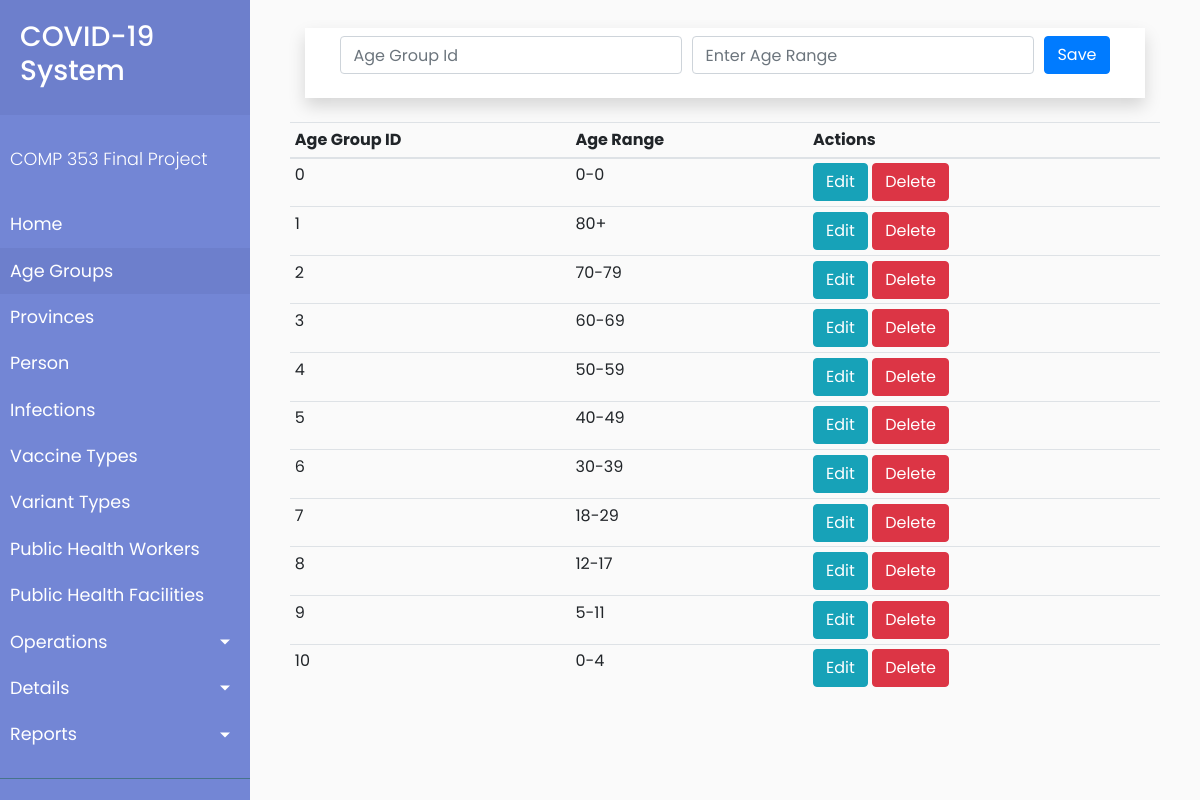
/client/ageGroup.php, run on the app's committed database.
### tables this page shows
CREATE TABLE AgeGroup (
  ageGroupID INT,
  ageRange VARCHAR(20),
  PRIMARY KEY (ageGroupID)
);

### client/processAgeGroup.php (called while the page is built, shortened)
<?php
$ageGroupID = '';
$ageRange = '';
$update = false;

### client/ageGroup.php (the view, shortened to what this page needs)
<?php
    $currentPage = 'Age Group';
    include('common/header.php');
?>
        <div id="content">
            <?php require_once 'processAgeGroup.php'; ?>
            <div class="container">
                <div class="container mt-2 mb-4 p-2 shadow bg-white">
                    <div class="row justify-content-center">
                        <form action="processAgeGroup.php" method="POST">
                            <div class="form-row justify-center">
                                <div class="col-auto form-group">
                                    <input type="number" name="ageGroupID" class="form-control" value="<?php echo $ageGroupID; ?>" placeholder="Age Group Id">
                                </div>
                                <div class="col-auto form-group">
                                    <input type="text" name="ageRange" class="form-control" value="<?php echo $ageRange; ?>" placeholder="Enter Age Range">
                                </div>
                                <div class="col-auto form-group">
                                    <?php
                                    if ($update == true) :
                                    ?>
                                        <button type="submit" name="update" class="btn btn-info">Update</button>
                                    <?php else : ?>
                                        <button type="submit" name="save" class="btn btn-primary">Save</button>
                                    <?php endif; ?>
                                </div>
                        </form>
                    </div>
                </div>
            </div>
            <?php
            $mysqli = new mysqli('c353.c9ohujn2mpyl.us-east-1.rds.amazonaws.com', 'admin', 'hello123', 'PROJECT') or die(mysqli_error($mysqli));
            $result = $mysqli->query("SELECT * FROM AgeGroup") or die($mysqli->error);
            ?>
            <div class="row justify-content-center">
                <table class="table table-sm">
                    <thead>
                        <tr>
                            <th>Age Group ID</th>
                            <th>Age Range</th>
                            <th colspan=2>Actions</th>
                        </tr>
                    </thead>
                    <?php
                    while ($row = $result->fetch_assoc()) : ?>
                        <tr>
                            <td><?php echo $row['ageGroupID']; ?></td>
                            <td><?php echo $row['ageRange']; ?></td>
                            <td>
                                <a href="ageGroup.php?edit=<?php echo $row['ageGroupID']; ?>" class="btn btn-info"> Edit </a>
                                <a href="processAgeGroup.php?delete=<?php echo $row['ageGroupID']; ?>" class="btn btn-danger"> Delete </a>
                            </td>
                        </tr>
                    <?php endwhile; ?>
                </table>
            </div>
            </div>
        </div>
<?php
    include('common/footer.php');
?>

### client/common/header.php (shortened to what this page needs)
<!doctype html>
<html lang="en">
<head>
    <link rel="stylesheet" href="https://stackpath.bootstrapcdn.com/bootstrap/4.4.1/css/bootstrap.min.css">
    <link rel="stylesheet" href="index.css">
     <link rel="stylesheet" href="https://cdnjs.cloudflare.com/ajax/libs/malihu-custom-scrollbar-plugin/3.1.5/jquery.mCustomScrollbar.min.css">
</head>
<body>
    <div class="wrapper">
        <nav id="sidebar">
            <div class="sidebar-header">
                <h3> COVID-19 System</h3>
            </div>
            <ul class="list-unstyled components">
                <p>COMP 353 Final Project</p>
                <li class="<?php echo $currentPage == 'Home' ? 'active': ''?>">
                    <a href="index.php">Home</a>
                </li>
                <li class="<?php echo $currentPage == 'Age Group' ? 'active': ''?>">
                    <a href="ageGroup.php">Age Groups</a>
                </li>
                <li class="<?php echo $currentPage == 'Provinces' ? 'active': ''?>">
                    <a href="provinces.php">Provinces</a>
                </li>
                <li class="<?php echo $currentPage == 'Person' ? 'active': ''?>">
                    <a href="person.php">Person</a>
                </li>
                <li>
                    <a href="#">Infections</a>
                </li>
                <li>
                    <a href="#">Vaccine Types</a>
                </li>
                <li>
                    <a href="#">Variant Types</a>
                </li>
                <li>
                    <a href="#">Public Health Workers</a>
                </li>
                <li>
                    <a href="#">Public Health Facilities</a>
                </li>
                <li>
                    <a href="#pageSubmenuOp" data-toggle="collapse" aria-expanded="false" class="dropdown-toggle">Operations</a>
                </li>
                <li>
                    <a href="#pageSubmenuDetails" data-toggle="collapse" aria-expanded="false" class="dropdown-toggle">Details</a>
                </li>
                <li>
                    <a href="#pageSubmenuReports" data-toggle="collapse" aria-expanded="false" class="dropdown-toggle">Reports</a>
                </li>
            </ul>
        </nav>

### client/common/footer.php (shortened to what this page needs)
</body>

### client/index.css (style rules this page uses)
body { font-family: "Poppins", sans-serif; background: #fafafa; }
p { font-family: "Poppins", sans-serif; font-size: 1.1em; font-weight: 300; line-height: 1.7em; color: #999; }
a, a:hover, a:focus { color: inherit; text-decoration: none; transition: all 0.3s; }
.wrapper { display: flex; width: 100%; }
#sidebar { width: 250px; position: fixed; top: 0; left: 0; height: 100vh; z-index: 999; background: #7386d5; color: #fff; transition: all 0.3s; }
#sidebar .sidebar-header { padding: 20px; background: #6d7fcc; }
#sidebar ul.components { padding: 20px 0; border-bottom: 1px solid #47748b; }
#sidebar ul p { color: #fff; padding: 10px; }
#sidebar ul li a { padding: 10px; font-size: 1.1em; display: block; }
#sidebar ul li.active > a, a[aria-expanded="true"] { color: #fff; background: #6d7fcc; }
a[data-toggle="collapse"] { position: relative; }
.dropdown-toggle::after { display: block; position: absolute; top: 50%; right: 20px; transform: translateY(-50%); }
#content { width: calc(100% - 250px); padding: 20px 40px 40px 40px; min-height: 100vh; transition: all 0.3s; position: absolute; top: 0; right: 0; }

### data on the page
agegroup: ageGroupID "0", ageRange "0-0"
agegroup: ageGroupID "1", ageRange "80+"
agegroup: ageGroupID "2", ageRange "70-79"
agegroup: ageGroupID "3", ageRange "60-69"
agegroup: ageGroupID "4", ageRange "50-59"
agegroup: ageGroupID "5", ageRange "40-49"
agegroup: ageGroupID "6", ageRange "30-39"
agegroup: ageGroupID "7", ageRange "18-29"
agegroup: ageGroupID "8", ageRange "12-17"
agegroup: ageGroupID "9", ageRange "5-11"
agegroup: ageGroupID "10", ageRange "0-4"
